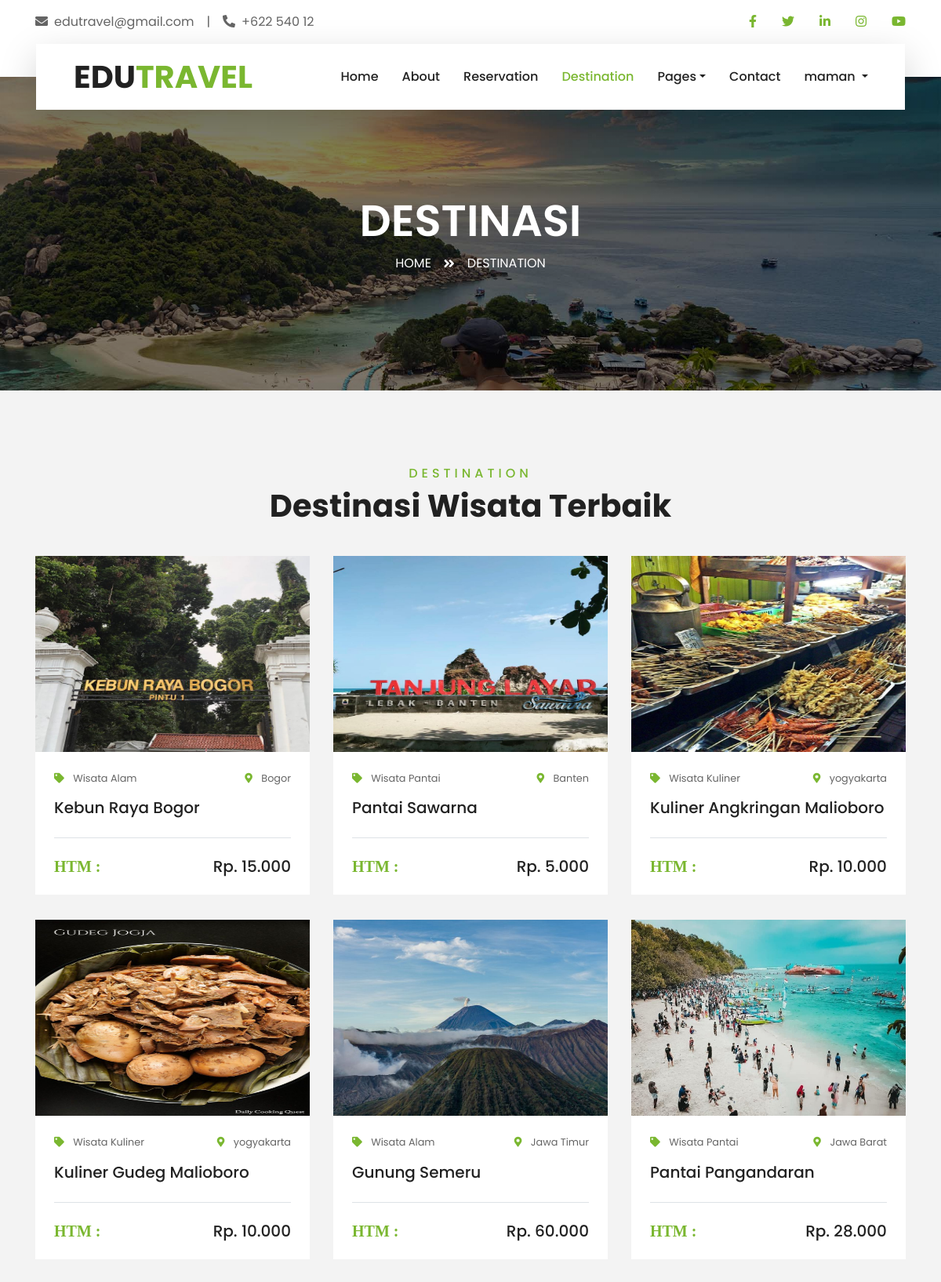
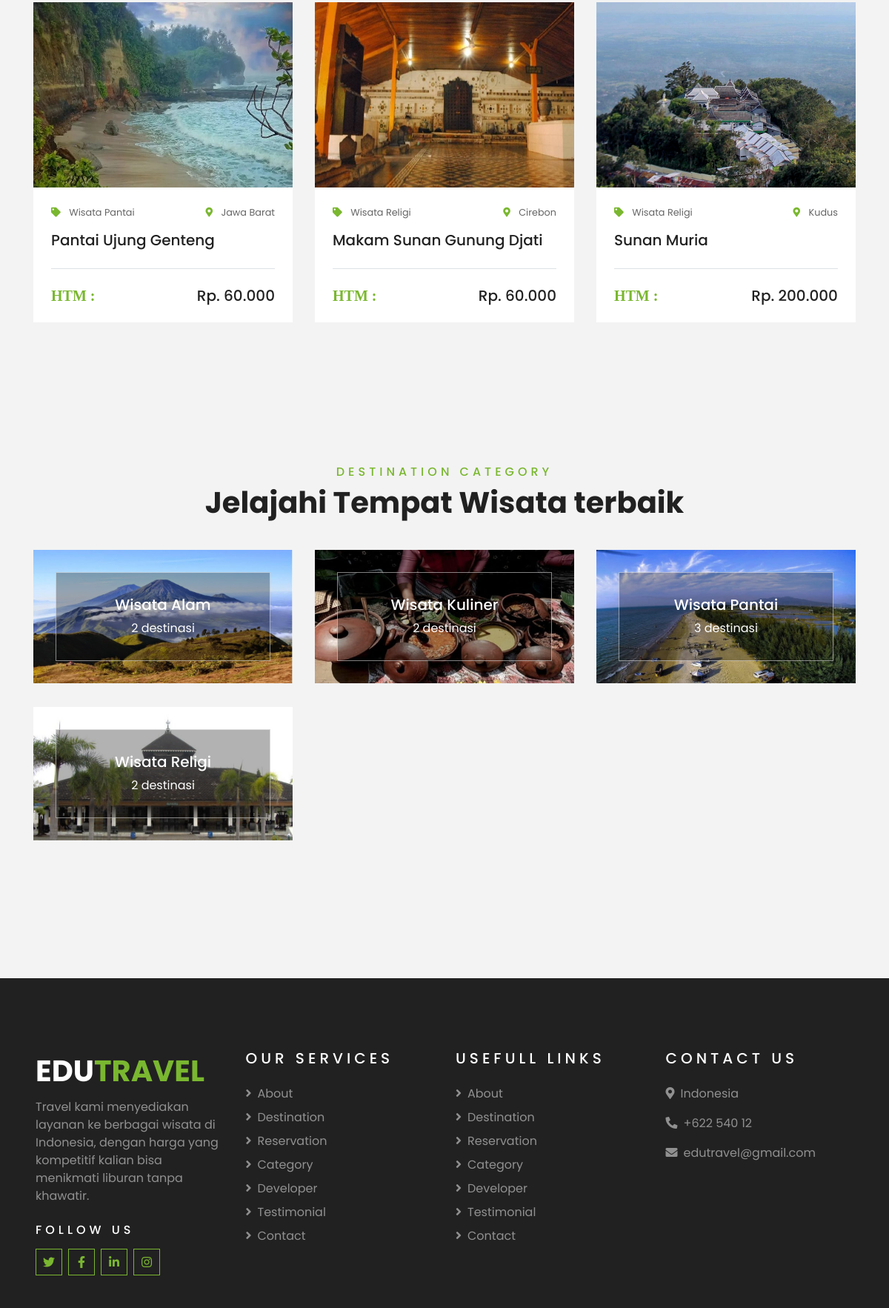
Screenshot of /travelling/main_page/destination.php (signed in, upper part) with the database file from the repository (2 pictures, top to bottom).
### tables this page shows
CREATE TABLE `destinasi` (
  `id_destinasi` int(11) NOT NULL,
  `nama_destinasi` varchar(100) NOT NULL,
  `gambar` text NOT NULL,
  `lokasi` varchar(250) NOT NULL,
  `harga` decimal(10,2) NOT NULL,
  `deskripsi` varchar(500) NOT NULL,
  `id_kategori` int(11) NOT NULL
);

CREATE TABLE `kategori` (
  `id_kategori` int(11) NOT NULL,
  `nama_kategori` varchar(100) NOT NULL,
  `gambar_kategori` text NOT NULL
);

### travelling/main_page/destination.php (the view, shortened to what this page needs)
<?php
if (isset($_SESSION['username'])) {
    $loggedInUsername = $_SESSION['username'];
} else {
    header("Location: login.php");
    exit();
}
?>
<!DOCTYPE html>
<html lang="en">
<head>
    <link href="https://cdnjs.cloudflare.com/ajax/libs/font-awesome/5.10.0/css/all.min.css" rel="stylesheet">
    <link href="lib/owlcarousel/assets/owl.carousel.min.css" rel="stylesheet">
    <link href="lib/tempusdominus/css/tempusdominus-bootstrap-4.min.css" rel="stylesheet" />
    <link href="css/style.css" rel="stylesheet">
</head>
<body>
    <div class="container-fluid bg-light pt-3 d-none d-lg-block">
        <div class="container">
            <div class="row">
                <div class="col-lg-6 text-center text-lg-left mb-2 mb-lg-0">
                    <div class="d-inline-flex align-items-center">
                        <p><i class="fa fa-envelope mr-2"></i>edutravel@gmail.com</p>
                        <p class="text-body px-3">|</p>
                        <p><i class="fa fa-phone-alt mr-2"></i>+622 540 12</p>
                    </div>
                </div>
                <div class="col-lg-6 text-center text-lg-right">
                    <div class="d-inline-flex align-items-center">
                        <a class="text-primary px-3" href="https://www.facebook.com">
                            <i class="fab fa-facebook-f"></i>
                        </a>
                        <a class="text-primary px-3" href="https://www.twitter.com">
                            <i class="fab fa-twitter"></i>
                        </a>
                        <a class="text-primary px-3" href="https://www.linkedin.com">
                            <i class="fab fa-linkedin-in"></i>
                        </a>
                        <a class="text-primary px-3" href="https://www.instagram.com">
                            <i class="fab fa-instagram"></i>
                        </a>
                        <a class="text-primary pl-3" href="https://www.youtube.com">
                            <i class="fab fa-youtube"></i>
                        </a>
                    </div>
                </div>
            </div>
        </div>
    </div>
    <div class="container-fluid position-relative nav-bar p-0">
        <div class="container-lg position-relative p-0 px-lg-3" style="z-index: 9;">
            <nav class="navbar navbar-expand-lg bg-light navbar-light shadow-lg py-3 py-lg-0 pl-3 pl-lg-5">
                <a href="index.php" class="navbar-brand">
                    <h1 class="m-0 text-primary"><span class="text-dark">EDU</span>TRAVEL</h1>
                </a>
                <div class="collapse navbar-collapse justify-content-between px-3" id="navbarCollapse">
                    <div class="navbar-nav ml-auto py-0">
                        <a href="index.php" class="nav-item nav-link">Home</a>
                        <a href="about.php" class="nav-item nav-link">About</a>
                        <a href="reservation.php" class="nav-item nav-link">Reservation</a>
                        <a href="destination.php" class="nav-item nav-link active">Destination</a>
                        <div class="nav-item dropdown">
                            <a href="#" class="nav-link dropdown-toggle" data-toggle="dropdown">Pages</a>
                        </div>
                        <a href="contact.php" class="nav-item nav-link">Contact</a>
                        <?php
                        if (isset($loggedInUsername)) {
                            ?>
                            <div class="nav-item dropdown">
                                <a href="#" class="nav-link dropdown-toggle" data-toggle="dropdown">
                                    <?php echo $loggedInUsername; ?>
                                </a>
                            </div>
                            <?php
                        }
                        ?>
                    </div>
                </div>
            </nav>
        </div>
    </div>
    <div class="container-fluid page-header">
        <div class="container">
            <div class="d-flex flex-column align-items-center justify-content-center" style="min-height: 400px">
                <h3 class="display-4 text-white text-uppercase">Destinasi</h3>
                <div class="d-inline-flex text-white">
                    <p class="m-0 text-uppercase"><a class="text-white" href="index.php">Home</a></p>
                    <i class="fa fa-angle-double-right pt-1 px-3"></i>
                    <p class="m-0 text-uppercase">Destination</p>
                </div>
            </div>
        </div>
    </div>
    <div class="container-fluid py-5">
        <div class="container pt-5 pb-3">
            <div class="text-center mb-3 pb-3">
                <h6 class="text-primary text-uppercase" style="letter-spacing: 5px;">Destination</h6>
                <h1>Destinasi Wisata Terbaik</h1>
            </div>
            <div class="row">
                <?php
                include '../koneksi.php';
                $query = mysqli_query($koneksi, "SELECT * FROM `destinasi` as d JOIN `kategori` as k ON d.id_kategori=k.id_kategori where id_destinasi=id_destinasi ORDER BY id_destinasi ASC");
                ?>
                <?php
                if (mysqli_num_rows($query) > 0) {
                    while ($data = mysqli_fetch_array($query)) {
                        ?>
                        <div class="col-lg-4 col-md-6 mb-4">
                            <div class="package-item bg-white mb-2">
                                <img class="img-fluid" src="<?php echo $data["gambar"] ?>" style="width:350px; height:250px;">
                                <div class="p-4">
                                    <div class="d-flex justify-content-between mb-3">
                                        <small class="m-0"><i class="fas fa-tag text-primary mr-2"></i>
                                            <?php echo $data["nama_kategori"] ?>
                                        </small>
                                        <small class="m-0"><i class="fa fa-map-marker-alt text-primary mr-2"></i>
                                            <?php echo $data["lokasi"] ?>
                                        </small>
                                    </div>
                                    <a class="h5 text-decoration-none"
                                        href="detail_destination.php?id_destinasi=<?php echo $data["id_destinasi"] ?>">
                                        <?php echo $data["nama_destinasi"] ?>
                                    </a>
                                    <div class="border-top mt-4 pt-4">
                                        <div class="d-flex justify-content-between">
                                            <h5 class="m-0"><i class="fas text-primary mr-2"> HTM :</i></h5>
                                            <h5 class="m-0">
                                                <?php echo "Rp. " . number_format($data["harga"], 0, ',', '.') ?>
                                            </h5>
                                        </div>
                                    </div>
                                </div>
                            </div>
                        </div>
                    <?php } ?>
                <?php } ?>
            </div>
        </div>
    </div>
    <div class="container-fluid py-5">
        <div class="container pt-5 pb-3">
            <div class="text-center mb-3 pb-3">
                <h6 class="text-primary text-uppercase" style="letter-spacing: 5px;">Destination Category</h6>
                <h1>Jelajahi Tempat Wisata terbaik</h1>
            </div>
            <div class="row">
                <?php
                include '../koneksi.php';
                $query = mysqli_query($koneksi, "SELECT *, COUNT(d.id_kategori) as jumlah FROM `kategori` as k JOIN `destinasi` as d ON k.id_kategori=d.id_kategori where k.id_kategori=k.id_kategori GROUP BY d.id_kategori;");
                ?>
                <?php
                if (mysqli_num_rows($query) > 0) {
                    while ($data = mysqli_fetch_array($query)) {
                        ?>
                        <div class="col-lg-4 col-md-6 mb-4">
                            <div class="destination-item position-relative overflow-hidden mb-2">
                                <img class="img-fluid" src="<?php echo $data["gambar_kategori"] ?>"
                                    style="width:500px; height: 180px;">
                                <a class="destination-overlay text-white text-decoration-none"
                                    href="detail_kategori.php?id_kategori=<?php echo $data["id_kategori"] ?>">
                                    <h5 class="text-white"></i>
                                        <?php echo $data["nama_kategori"] ?>
                                    </h5>
                                    <span>
                                        <?php echo $data["jumlah"] ?> destinasi
                                    </span>
                                </a>
                            </div>
                        </div>
                    <?php } ?>
                <?php } ?>
            </div>
        </div>
    </div>
    <div class="container-fluid bg-dark text-white-50 py-5 px-sm-3 px-lg-5" style="margin-top: 90px;">
        <div class="row pt-5">
            <div class="col-lg-3 col-md-6 mb-5">
                <a href="" class="navbar-brand">
                    <h1 class="text-primary"><span class="text-white">EDU</span>TRAVEL</h1>
                </a>
                <p>Travel kami menyediakan layanan ke berbagai wisata di Indonesia, dengan harga yang kompetitif kalian
                    bisa menikmati liburan tanpa khawatir.</p>
                <h6 class="text-white text-uppercase mt-4 mb-3" style="letter-spacing: 5px;">Follow Us</h6>
                <div class="d-flex justify-content-start">
                    <a class="btn btn-outline-primary btn-square mr-2" href="https://www.twitter.com"><i
                            class="fab fa-twitter"></i></a>
                    <a class="btn btn-outline-primary btn-square mr-2" href="https://www.facebook.com"><i
                            class="fab fa-facebook-f"></i></a>
                    <a class="btn btn-outline-primary btn-square mr-2" href="https://www.linkedin.com"><i
                            class="fab fa-linkedin-in"></i></a>
                    <a class="btn btn-outline-primary btn-square" href="https://www.instagram.com"><i
                            class="fab fa-instagram"></i></a>
                </div>
            </div>
            <div class="col-lg-3 col-md-6 mb-5">
                <h5 class="text-white text-uppercase mb-4" style="letter-spacing: 5px;">Our Services</h5>
                <div class="d-flex flex-column justify-content-start">
                    <a class="text-white-50 mb-2" href="about.php"><i class="fa fa-angle-right mr-2"></i>About</a>
                    <a class="text-white-50 mb-2" href="destination.php"><i
                            class="fa fa-angle-right mr-2"></i>Destination</a>
                    <a class="text-white-50 mb-2" href="reservation.php"><i
                            class="fa fa-angle-right mr-2"></i>Reservation</a>
                    <a class="text-white-50 mb-2" href="category.php"><i class="fa fa-angle-right mr-2"></i>Category</a>
                    <a class="text-white-50 mb-2" href="developer.php"><i
                            class="fa fa-angle-right mr-2"></i>Developer</a>
                    <a class="text-white-50 mb-2" href="testimonial.php"><i
                            class="fa fa-angle-right mr-2"></i>Testimonial</a>
                    <a class="text-white-50 mb-2" href="contact.php"><i class="fa fa-angle-right mr-2"></i>Contact</a>
                </div>
            </div>
            <div class="col-lg-3 col-md-6 mb-5">
                <h5 class="text-white text-uppercase mb-4" style="letter-spacing: 5px;">Usefull Links</h5>
                <div class="d-flex flex-column justify-content-start">
                    <a class="text-white-50 mb-2" href="about.php"><i class="fa fa-angle-right mr-2"></i>About</a>
                    <a class="text-white-50 mb-2" href="destination.php"><i
                            class="fa fa-angle-right mr-2"></i>Destination</a>
                    <a class="text-white-50 mb-2" href="reservation.php"><i
                            class="fa fa-angle-right mr-2"></i>Reservation</a>
                    <a class="text-white-50 mb-2" href="category.php"><i class="fa fa-angle-right mr-2"></i>Category</a>
                    <a class="text-white-50 mb-2" href="developer.php"><i
                            class="fa fa-angle-right mr-2"></i>Developer</a>
                    <a class="text-white-50 mb-2" href="testimonial.php"><i
                            class="fa fa-angle-right mr-2"></i>Testimonial</a>
                    <a class="text-white-50 mb-2" href="contact.php"><i class="fa fa-angle-right mr-2"></i>Contact</a>
                </div>
            </div>
            <div class="col-lg-3 col-md-6 mb-5">
                <h5 class="text-white text-uppercase mb-4" style="letter-spacing: 5px;">Contact Us</h5>
                <p><i class="fa fa-map-marker-alt mr-2"></i>Indonesia</p>
                <p><i class="fa fa-phone-alt mr-2"></i>+622 540 12</p>
                <p><i class="fa fa-envelope mr-2"></i>edutravel@gmail.com</p>
            </div>
        </div>
    </div>
</body>
</html>

### rows the page displays
destinasi: gambar (picture), id_kategori.nama_kategori "Wisata Alam", lokasi "Bogor", nama_destinasi "Kebun Raya Bogor", harga "15.000", id_kategori.gambar_kategori (picture), jumlah "2"
destinasi: gambar (picture), id_kategori.nama_kategori "Wisata Pantai", lokasi "Banten", nama_destinasi "Pantai Sawarna", harga "5.000", id_kategori.gambar_kategori (picture), jumlah "3"
destinasi: gambar (picture), id_kategori.nama_kategori "Wisata Kuliner", lokasi "yogyakarta", nama_destinasi "Kuliner Angkringan Malioboro", harga "10.000", id_kategori.gambar_kategori (picture), jumlah "2"
destinasi: gambar (picture), id_kategori.nama_kategori "Wisata Kuliner", lokasi "yogyakarta", nama_destinasi "Kuliner Gudeg Malioboro", harga "10.000"
destinasi: gambar (picture), id_kategori.nama_kategori "Wisata Alam", lokasi "Jawa Timur", nama_destinasi "Gunung Semeru", harga "60.000"
destinasi: gambar (picture), id_kategori.nama_kategori "Wisata Pantai", lokasi "Jawa Barat", nama_destinasi "Pantai Pangandaran", harga "28.000"
destinasi: gambar (picture), id_kategori.nama_kategori "Wisata Pantai", lokasi "Jawa Barat", nama_destinasi "Pantai Ujung Genteng", harga "60.000"
destinasi: gambar (picture), id_kategori.nama_kategori "Wisata Religi", lokasi "Cirebon", nama_destinasi "Makam Sunan Gunung Djati", harga "60.000", id_kategori.gambar_kategori (picture), jumlah "2"
destinasi: gambar (picture), id_kategori.nama_kategori "Wisata Religi", lokasi "Kudus", nama_destinasi "Sunan Muria", harga "200.000"

### other values shown
$loggedInUsername "maman"
